Frame 1 (no input): blank canvas, image omitted
Frame 60 (the mouse pressed at the canvas centre just before this capture): blank canvas, image omitted
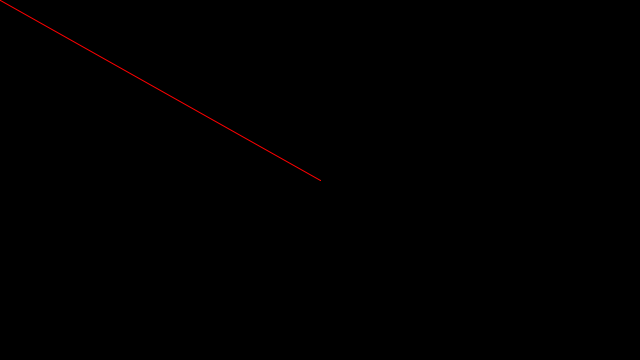
Frame 120 (the mouse held since frame 60 and released just before this capture)

The Processing sketch whose frames 1 and 60 were blank and that drew this single picture after the mouse press (run headless with seeded random() and noise(); from frame 60 on, the mouse is pressed at the canvas centre):

// Processing sketch: Assignment_1
// ── Assignment_1.pde
//// Simple Drawing Code

void setup() { // Code for the background color
  size (640,360);
  background (0,0,0);
}

void draw() { // Code to draw a line when you move the mouse
  mouseDragged();
  stroke(255,0,0);
  line(mouseX, mouseY, pmouseX, pmouseY);
}

void mouseClicked(){ // Code to place an circle when you click LMB
   stroke(255,222,0);
   fill(255,222,0);
   ellipse(mouseX,mouseY,pmouseX,pmouseY);
} 
